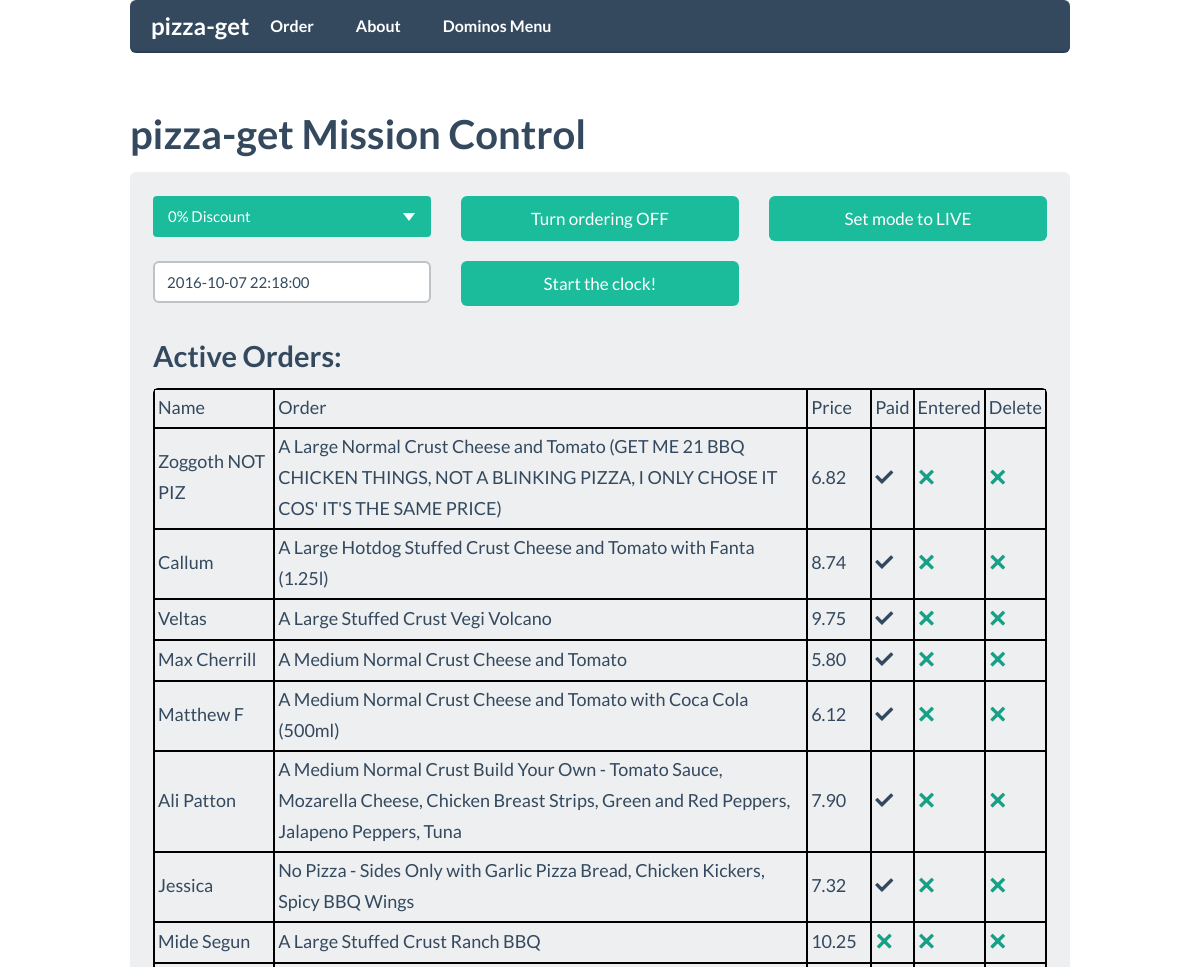
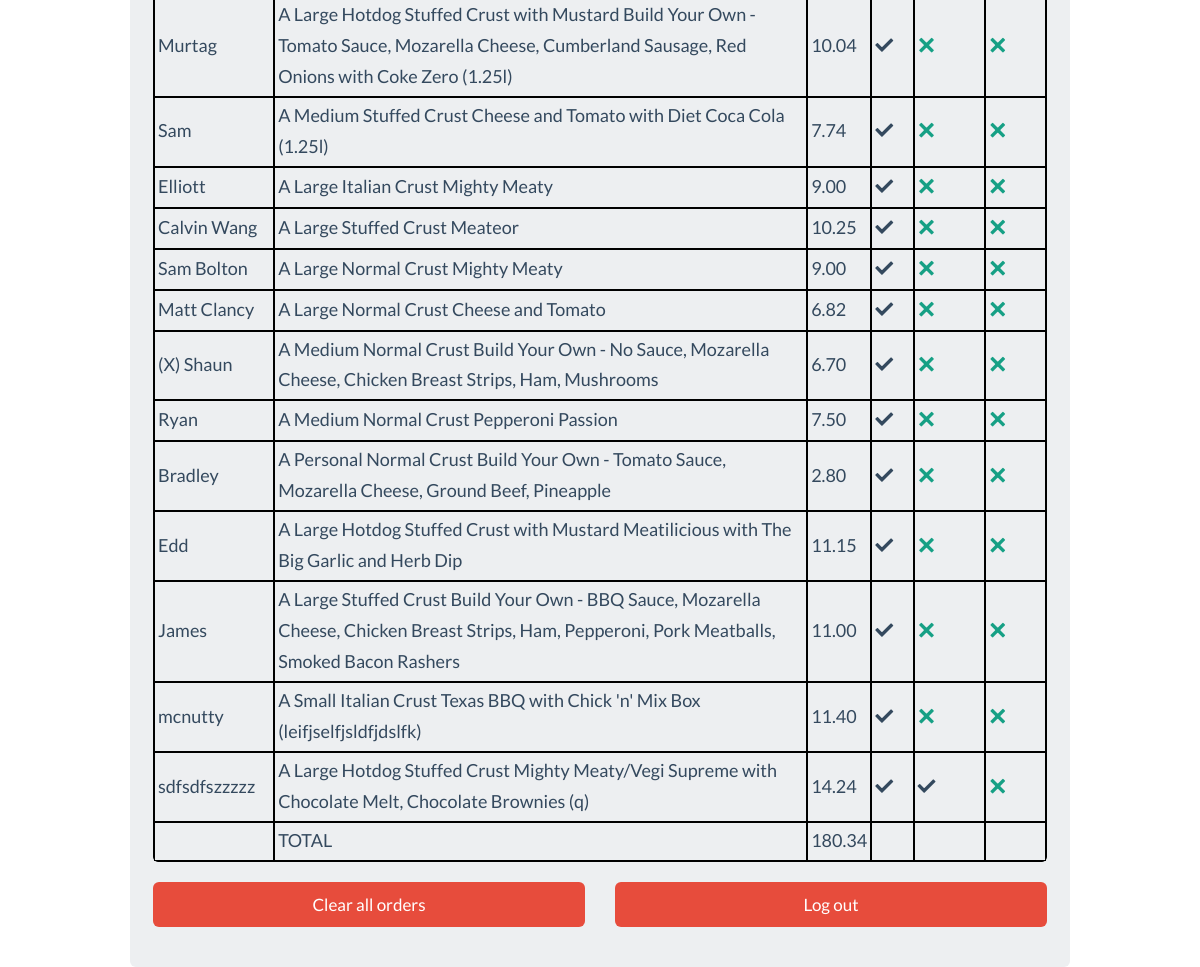
The app's page /missioncontrol.php with its own data (2 pictures, top to bottom).
### tables this page shows
CREATE TABLE IF NOT EXISTS `hir2_events` (
  `id` int(11) NOT NULL AUTO_INCREMENT,
  `discount` float NOT NULL,
  `discountSides` tinyint(1) NOT NULL,
  `active` tinyint(1) NOT NULL,
  `live` tinyint(1) NOT NULL,
  `deadline` datetime NOT NULL,
  PRIMARY KEY (`id`)
);

CREATE TABLE IF NOT EXISTS `hir2_orders` (
  `id` int(11) NOT NULL AUTO_INCREMENT,
  `name` varchar(50) NOT NULL,
  `order` varchar(500) NOT NULL,
  `price` int(11) NOT NULL,
  `paid` tinyint(1) NOT NULL,
  `entered` tinyint(1) NOT NULL,
  PRIMARY KEY (`id`)
);

### database.php (called while the page is built, shortened)
<?php
$config = include('config.php');
class database {
    static function getDbh() {
      $dsn = 'mysql:dbname=' . DBNAME . ';host=' . HOST;
      try {
          $dbh = new PDO($dsn, USERNAME, PASSWORD);
          return $dbh;
      } catch (Exception $e) {
        die("UWCS mysql is down :(");
      }
    }
    static function simpleQuery($query) {
      $stmt = database::getDbh()->prepare($query);
      if ($stmt->execute()) {
        return $stmt->fetchAll(PDO::FETCH_ASSOC);
      }
      return false;
    }
    static function getActive()
    {
      return database::simpleQuery("SELECT active FROM hir2_events LIMIT 1")[0]['active'];
    }
    static function getLive()
    {
      return database::simpleQuery("SELECT live FROM hir2_events LIMIT 1")[0]['live'];
    }
    static function getOrders()
    {
      return database::simpleQuery("SELECT * FROM hir2_orders");
    }
    static function getDeadline()
    {
      return database::simpleQuery("SELECT deadline FROM hir2_events")[0]['deadline'];
    }
}
?>

### missioncontrol.php (the view, shortened to what this page needs)
<?
require_once 'database.php';
if ($_SESSION['login'] == $config['cp_guid']) {
  $active = database::getActive();
  $active_name = ($active == 0 ? "ON" : "OFF");
  $deployment = database::getLive();
  $deployment_name = ($deployment == 0 ? "LIVE" : "TEST");
  $deadline = database::getDeadline();
}
?>
<!DOCTYPE html>
<html lang="en">
  <head>
    <link href="dist/css/vendor/bootstrap.min.css" rel="stylesheet">
    <link href="dist/css/flat-ui.css" rel="stylesheet">
    <link href="docs/assets/css/demo.css" rel="stylesheet">
    <link href="dist/css/pizza-get.css" rel="stylesheet">
  </head>
  <body onload="init()">
    <div class="container">
      <div class="row demo-row">
        <div class="col-xs-12">
          <nav class="navbar navbar-inverse navbar-embossed" role="navigation">
            <div class="navbar-header">
              <a class="navbar-brand" href="index.php">pizza-get</a>
            </div>
            <div class="collapse navbar-collapse" id="navbar-collapse-01">
              <ul class="nav navbar-nav navbar-left">
                <li><a href="index.php">Order</a></li>
                <li><a href="about.php">About</a></li>
                <li><a href="https://www.dominos.co.uk/store" target="_blank">Dominos Menu</a></li>
               </ul>
            </div>
          </nav>
        </div>
      </div>
      <div class="demo-type-example">
	    <h3>pizza-get Mission Control</h3>
      </div>
      <div class="login-form">
        <? if ($_SESSION['login'] == $config['cp_guid']) { ?>
        <div class="row">
          <div class="form-group col-xs-4">
            <form method="post" action="missioncontrol.php" id="disFrm">
            </form>
          </div>
        <div class="form-group col-xs-4">
          <form method="post" action="missioncontrol.php" id="actFrm">
            <a href="#" class="btn btn-block btn-lg btn-primary" onclick="processActive()">Turn ordering <?= $active_name?></a>
          </form>
        </div>
          <div class="form-group col-xs-4">
            <form method="post" action="missioncontrol.php" id="dplyFrm">
              <a href="#" class="btn btn-block btn-lg btn-primary" onclick="processDeploy()">Set mode to <?= $deployment_name?></a>
            </form>
          </div>
        </div>
        <div class="row">
          <form method="post" action="missioncontrol.php" id="countFrm">
            <div class="col-xs-4">
              <div class="form-group">
                <input type="text" class="form-control" name="time" value="<?=$deadline?>"/>
              </div>
            </div>
            <div class="col-xs-4">
              <div class="form-group">
                <input type="submit" class="btn btn-primary btn-lg btn-block" value="Start the clock!">
              </div>
            </div>
          </form>
        </div>
        <h4>Active Orders:</h4>
        <div class="form-group">
          <table id="orders">
            <tr>
              <td>Name</td>
              <td>Order</td>
              <td>Price</td>
              <td>Paid</td>
              <td>Entered</td>
              <td>Delete</td>
            </tr>
            <? $result = database::getOrders();
            $total = 0;
            foreach ($result as $row) {
              $row_price = $row['price'];
              $row_id = $row['id'];
              $total += $row_price;
              echo "<tr id=\"$row_id\">";
              echo '<td>' . htmlspecialchars(substr($row['name'], 0, 15)) . '</td>';
              echo '<td>' . htmlspecialchars($row['order']) . '</td>';
              echo '<td>' . number_format((float)($row_price/100), 2, '.', '') . '</td>';
              echo "<td id=\"mark$row_id\">" . ($row['paid'] == 1 ? "<span class=\"fui-check\"></span>" : "<a class=\"fui-cross ajax-button\" onclick=\"processPaid($row_id)\"></a>") . '</td>';
              echo "<td id=\"entered$row_id\">" . ($row['entered'] == 1 ? "<span class=\"fui-check\"></span>" : "<a class=\"fui-cross ajax-button\" onclick=\"processEntered($row_id)\"></a>") . '</td>';
              echo "<td><a class=\"fui-cross ajax-button\" onclick=\"processDelete($row_id)\"></a></td>";
              echo '</tr>';
            }
            ?>
            <tr><td></td><td>TOTAL</td><td><?=number_format((float)($total/100), 2, '.', '')?></td><td></td><td></td><td></td></tr>
          </table>
        </div>
        <div class="row">
          <div class="form-group col-xs-6">
            <form method="post" action="missioncontrol.php">
              <input type="submit" class="btn btn-danger btn-lg btn-block" value="Clear all orders">
            </form>
          </div>
          <div class="form-group col-xs-6">
            <form method="post" action="missioncontrol.php">
              <input type="submit" class="btn btn-danger btn-lg btn-block" value="Log out">
            </form>
          </div>
        </div>
        <? } ?>
      </div>
    </div>
  </body>
</html>

### docs/assets/css/demo.css (style rules this page uses)
.container { width: 970px !important; }
.demo-row { margin-bottom: 20px; }

### missioncontrol.php (style rules this page uses)
#orders td { padding:3px; }

### records on screen
hir2_events: active "OFF", live "LIVE", time "2016-10-07 22:18:00"
hir2_orders: name "Zoggoth NOT PIZ", order "A Large Normal Crust Cheese and Tomato (GET ME 21 BBQ CHICKEN THINGS, NOT A BLINKING PIZZA, I ONLY CHOSE IT COS' IT'S THE SAME PRICE)", $row_price/100 "6.82", paid 1 (drawn)
hir2_orders: name "Callum", order "A Large Hotdog Stuffed Crust Cheese and Tomato with Fanta (1.25l)", $row_price/100 "8.74", paid 1 (drawn)
hir2_orders: name "Veltas", order "A Large Stuffed Crust Vegi Volcano", $row_price/100 "9.75", paid 1 (drawn)
hir2_orders: name "Max Cherrill", order "A Medium Normal Crust Cheese and Tomato", $row_price/100 "5.80", paid 1 (drawn)
hir2_orders: name "Matthew F", order "A Medium Normal Crust Cheese and Tomato with Coca Cola (500ml)", $row_price/100 "6.12", paid 1 (drawn)
hir2_orders: name "Ali Patton", order "A Medium Normal Crust Build Your Own - Tomato Sauce, Mozarella Cheese, Chicken Breast Strips, Green and Red Peppers, Jalapeno Peppers, Tuna", $row_price/100 "7.90", paid 1 (drawn)
hir2_orders: name "Jessica", order "No Pizza - Sides Only with Garlic Pizza Bread, Chicken Kickers, Spicy BBQ Wings", $row_price/100 "7.32", paid 1 (drawn)
hir2_orders: name "Mide Segun", order "A Large Stuffed Crust Ranch BBQ", $row_price/100 "10.25"
hir2_orders: name "Murtag", order "A Large Hotdog Stuffed Crust with Mustard Build Your Own - Tomato Sauce, Mozarella Cheese, Cumberland Sausage, Red Onions with Coke Zero (1.25l)", $row_price/100 "10.04", paid 1 (drawn)
hir2_orders: name "Sam", order "A Medium Stuffed Crust Cheese and Tomato with Diet Coca Cola (1.25l)", $row_price/100 "7.74", paid 1 (drawn)
hir2_orders: name "Elliott", order "A Large Italian Crust Mighty Meaty", $row_price/100 "9.00", paid 1 (drawn)
hir2_orders: name "Calvin Wang", order "A Large Stuffed Crust Meateor", $row_price/100 "10.25", paid 1 (drawn)
hir2_orders: name "Sam Bolton", order "A Large Normal Crust Mighty Meaty", $row_price/100 "9.00", paid 1 (drawn)
hir2_orders: name "Matt Clancy", order "A Large Normal Crust Cheese and Tomato", $row_price/100 "6.82", paid 1 (drawn)
hir2_orders: name "(X) Shaun", order "A Medium Normal Crust Build Your Own - No Sauce, Mozarella Cheese, Chicken Breast Strips, Ham, Mushrooms", $row_price/100 "6.70", paid 1 (drawn)
hir2_orders: name "Ryan", order "A Medium Normal Crust Pepperoni Passion", $row_price/100 "7.50", paid 1 (drawn)
hir2_orders: name "Bradley", order "A Personal Normal Crust Build Your Own - Tomato Sauce, Mozarella Cheese, Ground Beef, Pineapple", $row_price/100 "2.80", paid 1 (drawn)
hir2_orders: name "Edd", order "A Large Hotdog Stuffed Crust with Mustard Meatilicious with The Big Garlic and Herb Dip", $row_price/100 "11.15", paid 1 (drawn)
hir2_orders: name "James", order "A Large Stuffed Crust Build Your Own - BBQ Sauce, Mozarella Cheese, Chicken Breast Strips, Ham, Pepperoni, Pork Meatballs, Smoked Bacon Rashers", $row_price/100 "11.00", paid 1 (drawn)
hir2_orders: name "mcnutty", order "A Small Italian Crust Texas BBQ with Chick 'n' Mix Box (leifjselfjsldfjdslfk)", $row_price/100 "11.40", paid 1 (drawn)
hir2_orders: name "sdfsdfszzzzz", order "A Large Hotdog Stuffed Crust Mighty Meaty/Vegi Supreme with Chocolate Melt, Chocolate Brownies (q)", $row_price/100 "14.24", paid 1 (drawn), entered 1 (drawn)

### other values on screen
$total/100 "180.34"
